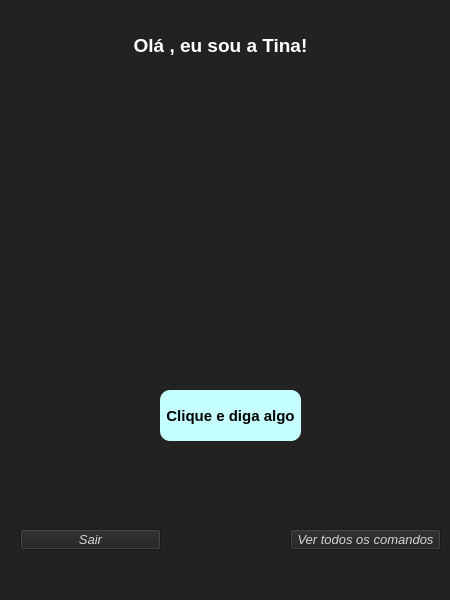
<?xml version="1.0" encoding="UTF-8"?>
<ui version="4.0">
 <class>MainWindow</class>
 <widget class="QMainWindow" name="MainWindow">
  <property name="geometry">
   <rect>
    <x>0</x>
    <y>0</y>
    <width>450</width>
    <height>600</height>
   </rect>
  </property>
  <property name="windowTitle">
   <string>Tina - Virtual Assist</string>
  </property>
  <property name="styleSheet">
   <string notr="true">background-color: #222</string>
  </property>
  <widget class="QWidget" name="centralwidget">
   <widget class="QLabel" name="label">
    <property name="geometry">
     <rect>
      <x>0</x>
      <y>-20</y>
      <width>451</width>
      <height>621</height>
     </rect>
    </property>
    <property name="text">
     <string/>
    </property>
    <property name="pixmap">
     <pixmap>../../src/FUNDOS/fundo.jpg</pixmap>
    </property>
   </widget>
   <widget class="QLabel" name="label_2">
    <property name="geometry">
     <rect>
      <x>120</x>
      <y>20</y>
      <width>201</width>
      <height>51</height>
     </rect>
    </property>
    <property name="font">
     <font>
      <pointsize>14</pointsize>
      <weight>75</weight>
      <bold>true</bold>
     </font>
    </property>
    <property name="styleSheet">
     <string notr="true">color: #fff</string>
    </property>
    <property name="text">
     <string>Olá , eu sou a Tina!</string>
    </property>
    <property name="alignment">
     <set>Qt::AlignCenter</set>
    </property>
   </widget>
   <widget class="QPushButton" name="pushButton">
    <property name="geometry">
     <rect>
      <x>290</x>
      <y>529</y>
      <width>151</width>
      <height>21</height>
     </rect>
    </property>
    <property name="font">
     <font>
      <pointsize>10</pointsize>
      <italic>true</italic>
     </font>
    </property>
    <property name="styleSheet">
     <string notr="true">color: #d5d5d5</string>
    </property>
    <property name="text">
     <string>Ver todos os comandos</string>
    </property>
   </widget>
   <widget class="QPushButton" name="pushButton_2">
    <property name="geometry">
     <rect>
      <x>160</x>
      <y>390</y>
      <width>141</width>
      <height>51</height>
     </rect>
    </property>
    <property name="font">
     <font>
      <pointsize>11</pointsize>
      <weight>75</weight>
      <bold>true</bold>
     </font>
    </property>
    <property name="layoutDirection">
     <enum>Qt::RightToLeft</enum>
    </property>
    <property name="styleSheet">
     <string notr="true">background-color: rgb(197, 255, 255);
border-radius: 10px</string>
    </property>
    <property name="text">
     <string>Clique e diga algo</string>
    </property>
   </widget>
   <widget class="QLabel" name="label_3">
    <property name="geometry">
     <rect>
      <x>170</x>
      <y>460</y>
      <width>121</width>
      <height>21</height>
     </rect>
    </property>
    <property name="font">
     <font>
      <pointsize>10</pointsize>
     </font>
    </property>
    <property name="styleSheet">
     <string notr="true">color: rgb(255, 255, 0);</string>
    </property>
    <property name="text">
     <string/>
    </property>
   </widget>
   <widget class="QPushButton" name="pushButton_3">
    <property name="geometry">
     <rect>
      <x>20</x>
      <y>529</y>
      <width>141</width>
      <height>21</height>
     </rect>
    </property>
    <property name="font">
     <font>
      <pointsize>10</pointsize>
      <italic>true</italic>
     </font>
    </property>
    <property name="styleSheet">
     <string notr="true">color: #d5d5d5</string>
    </property>
    <property name="text">
     <string>Sair</string>
    </property>
   </widget>
  </widget>
  <widget class="QMenuBar" name="menubar">
   <property name="geometry">
    <rect>
     <x>0</x>
     <y>0</y>
     <width>450</width>
     <height>21</height>
    </rect>
   </property>
  </widget>
  <widget class="QStatusBar" name="statusbar"/>
 </widget>
 <resources/>
 <connections/>
</ui>
